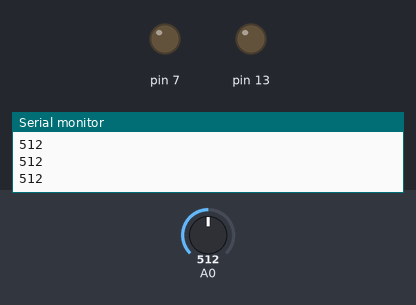
Simulated run of this sketch. Board: Arduino Uno, built with avr-gcc and run on an emulated ATmega328P. Parts: output pins drawn as LEDs (lit = HIGH), the last lines printed to the serial monitor. The test bench sets the inputs (shaded band); at power-on: A0 = 512.

Above: at 1.2 s.
1.3 s: A0 set to 170
2.8 s: A0 set to 146
At 3.9 s:
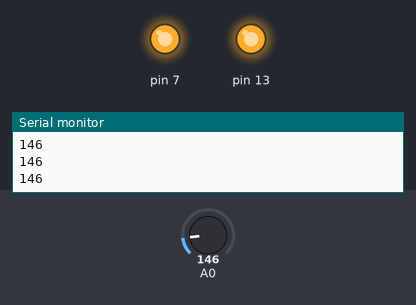
4.3 s: A0 set to 164
At 5.0 s:
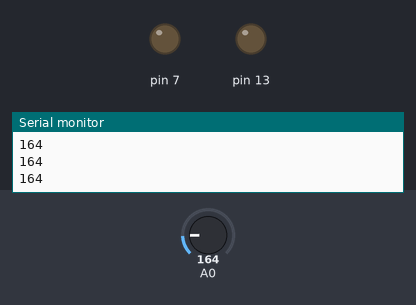
5.8 s: A0 set to 144
At 6.2 s:
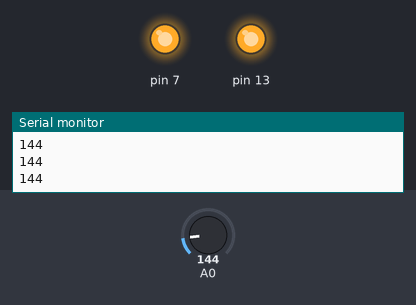
Timing chart, 0 to 8.3 s (numbered marks = the images above; inputs shaded):
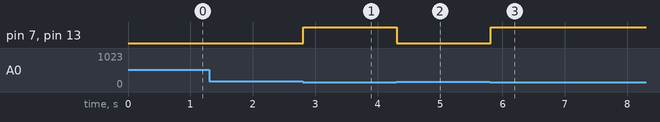

The sketch:

Assignment_1.ino
```cpp
int temp_data=0;
void setup()
{
  pinMode(A0,INPUT);
  Serial.begin(9600);
  pinMode(13,OUTPUT);
  pinMode(7,OUTPUT);
}

void loop()
{
  temp_data=analogRead(A0);
  Serial.println(temp_data);

  if(temp_data<154){
    digitalWrite(13,HIGH);
    digitalWrite(7,HIGH);
   }
  else{
    digitalWrite(13,LOW);
    digitalWrite(7,LOW);
  }
}
```

Measured:
- the behaviour switches between 154 and 153 on A0 (found by bisection; images 0 and 1)
- after the input at 2.8 s, pin 7, pin 13: LOW → HIGH at once
- after the input at 4.3 s, pin 7, pin 13: HIGH → LOW at once
- after the input at 5.8 s, pin 7, pin 13: LOW → HIGH at once
